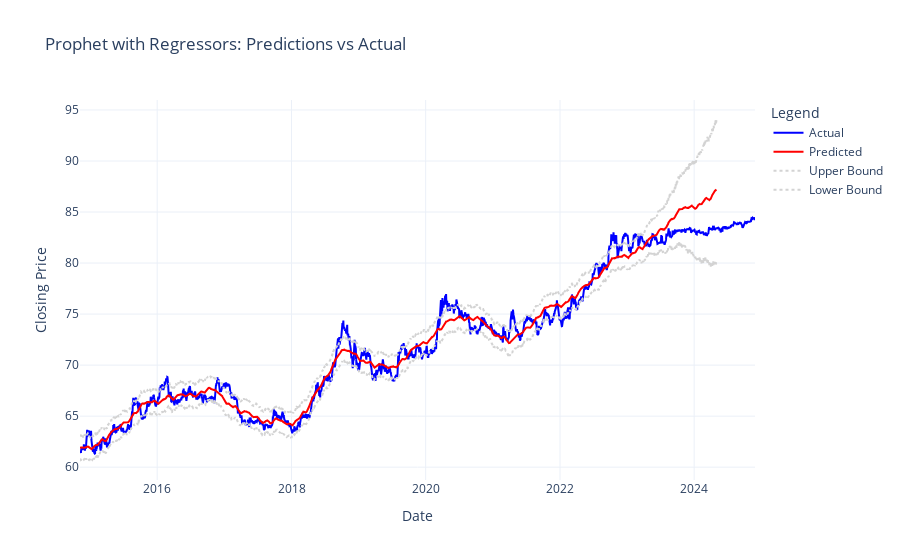

The cell this chart's notebook holds for it:
### Code cell
# Rename columns as Prophet requires 'ds' (date) and 'y' (target)
df.rename(columns={'Date': 'ds', 'Closing_price': 'y'}, inplace=True)

# Drop missing values
df.dropna(inplace=True)

# Specify the additional regressors
regressors = [
    'Deseasonalized_Day_high', 'Deseasonalized_Day_low',
    'Deseasonalized_Open_price', 'EMA_100', 'EMA_200', 'EMA_50', 'RSI',
    'MACD', 'Signal_Line', 'MACD_Histogram', 'SMA', 'Upper Band', 'Lower Band'
]

# Ensure all specified regressors are present in the dataset
missing_regressors = [r for r in regressors if r not in df.columns]
if missing_regressors:
    raise ValueError(f"Missing regressors in dataset: {missing_regressors}")

# Initialize the Prophet model with tuned hyperparameters
prophet_model = Prophet(
    changepoint_prior_scale=best_params['changepoint_prior_scale'],
    seasonality_prior_scale=best_params['seasonality_prior_scale'],
    holidays_prior_scale=best_params['holidays_prior_scale'],
    changepoint_range=best_params['changepoint_range'],
    growth=best_params['growth']
)

# Set the random state for reproducibility
prophet_model.random_state = 42

# Add each regressor to the Prophet model
for regressor in regressors:
    prophet_model.add_regressor(regressor)

# Split data into training and testing sets (80% train, 20% test)
train_size = int(0.8 * len(df))
train = df[:train_size]
test = df[train_size:]


# Train the model
#best_model.fit(train[['ds', 'y'] + regressors ])

# Create a future dataframe for predictions
future = best_model.make_future_dataframe(periods=len(test))
for regressor in regressors:
    future[regressor] = df[regressor]

# Make predictions
forecast = best_model.predict(future)

# Evaluate on train and test sets
train_forecast = best_model.predict(train[['ds'] + regressors ])
train_yhat = train_forecast['yhat'].values
train_metrics = evaluate_model(train['y'].values, train_yhat)

test_forecast = best_model.predict(test[['ds'] + regressors ])
test_yhat = test_forecast['yhat'].values
test_metrics = evaluate_model(test['y'].values, test_yhat)

# Print metrics
print("Train Metrics:")
print(f"MAE: {train_metrics[0]:.4f}, MSE: {train_metrics[1]:.4f}, RMSE: {train_metrics[2]:.4f}, MAPE: {train_metrics[3]:.2f}%, Accuracy: {train_metrics[4]:.2f}%")
print("\nTest Metrics:")
print(f"MAE: {test_metrics[0]:.4f}, MSE: {test_metrics[1]:.4f}, RMSE: {test_metrics[2]:.4f}, MAPE: {test_metrics[3]:.2f}%, Accuracy: {test_metrics[4]:.2f}%")

# Plot predictions vs actual values
fig = go.Figure()

# Plot actual values
fig.add_trace(go.Scatter(x=df['ds'], y=df['y'], mode='lines', name='Actual', line=dict(color='blue')))

# Plot predicted values
fig.add_trace(go.Scatter(x=forecast['ds'], y=forecast['yhat'], mode='lines', name='Predicted', line=dict(color='red')))

# Plot upper and lower bounds
fig.add_trace(go.Scatter(
    x=forecast['ds'], y=forecast['yhat_upper'], mode='lines', name='Upper Bound',
    line=dict(color='lightgrey', dash='dot')
))
fig.add_trace(go.Scatter(
    x=forecast['ds'], y=forecast['yhat_lower'], mode='lines', name='Lower Bound',
    line=dict(color='lightgrey', dash='dot')
))

# Update layout
fig.update_layout(
    title="Prophet with Regressors: Predictions vs Actual",
    xaxis_title="Date",
    yaxis_title="Closing Price",
    legend_title="Legend",
    template="plotly_white"
)

fig.show()

### Figure 1 — Plotly figure (JSON) as saved in the notebook; plotly's stock layout.template omitted (floating-point values rounded to 4 significant figures; data arrays with more than 128 entries replaced by an {"elided": "..."} marker saying what was removed)
{"data": [{"line": {"color": "blue"}, "mode": "lines", "name": "Actual", "type": "scatter", "x": {"elided": "2623 str values"}, "y": {"elided": "2623 float values"}}, {"line": {"color": "red"}, "mode": "lines", "name": "Predicted", "type": "scatter", "x": {"elided": "2623 str values"}, "y": {"elided": "2623 float values"}}, {"line": {"color": "lightgrey", "dash": "dot"}, "mode": "lines", "name": "Upper Bound", "type": "scatter", "x": {"elided": "2623 str values"}, "y": {"elided": "2623 float values"}}, {"line": {"color": "lightgrey", "dash": "dot"}, "mode": "lines", "name": "Lower Bound", "type": "scatter", "x": {"elided": "2623 str values"}, "y": {"elided": "2623 float values"}}], "layout": {"legend": {"title": {"text": "Legend"}}, "title": {"text": "Prophet with Regressors: Predictions vs Actual"}, "xaxis": {"title": {"text": "Date"}}, "yaxis": {"title": {"text": "Closing Price"}}}}
